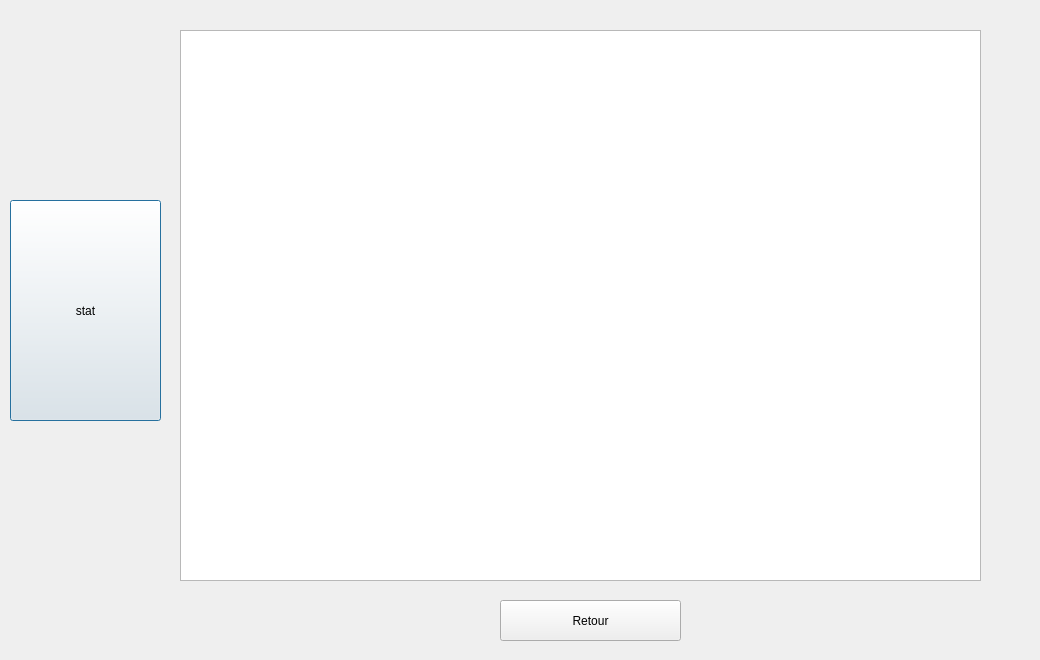
<?xml version="1.0" encoding="UTF-8"?>
<ui version="4.0">
 <class>statistique</class>
 <widget class="QDialog" name="statistique">
  <property name="geometry">
   <rect>
    <x>0</x>
    <y>0</y>
    <width>1040</width>
    <height>660</height>
   </rect>
  </property>
  <property name="windowTitle">
   <string>Dialog</string>
  </property>
  <widget class="QGraphicsView" name="graphicsView">
   <property name="geometry">
    <rect>
     <x>180</x>
     <y>30</y>
     <width>801</width>
     <height>551</height>
    </rect>
   </property>
  </widget>
  <widget class="QPushButton" name="view_stat">
   <property name="geometry">
    <rect>
     <x>10</x>
     <y>200</y>
     <width>151</width>
     <height>221</height>
    </rect>
   </property>
   <property name="text">
    <string>stat</string>
   </property>
  </widget>
  <widget class="QPushButton" name="retour">
   <property name="geometry">
    <rect>
     <x>500</x>
     <y>600</y>
     <width>181</width>
     <height>41</height>
    </rect>
   </property>
   <property name="text">
    <string>Retour</string>
   </property>
  </widget>
 </widget>
 <resources/>
 <connections/>
</ui>
